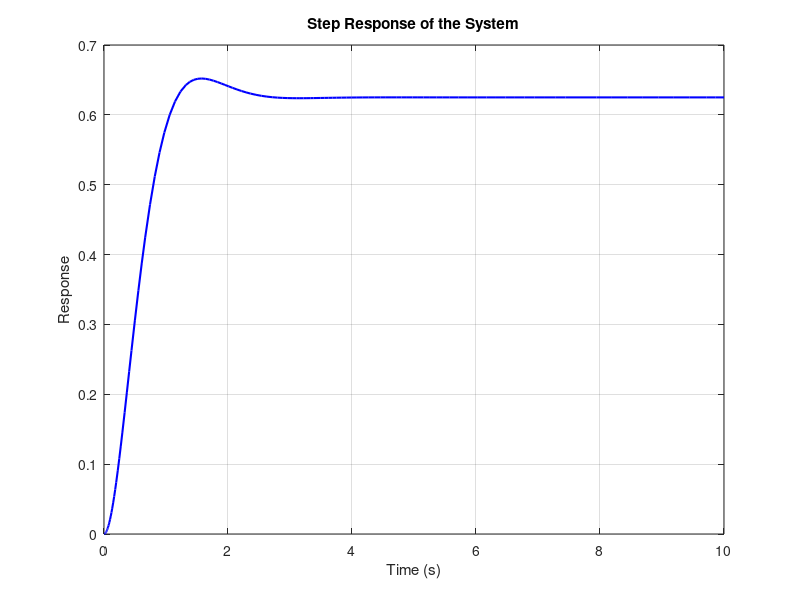

MATLAB code to generate this figure:
% Define time span and initial conditions for the response
tspan = [0 10];  % From 0 to 10 seconds
initial_conditions = [0, 0];  % Initial conditions [y(0), y'(0)]

% Define the differential equations for the system in terms of y1 and y2
% dy1/dt = y2
% dy2/dt = 5 - 4*y2 - 8*y1

dydt = @(t, y) [y(2); 5 - 4*y(2) - 8*y(1)];

% Solve the differential equation with ode45
[t, y] = ode45(dydt, tspan, initial_conditions);

% Plot the step response
figure;
plot(t, y(:, 1), 'b', 'LineWidth', 1.5);
title('Step Response of the System');
xlabel('Time (s)');
ylabel('Response');
grid on;

